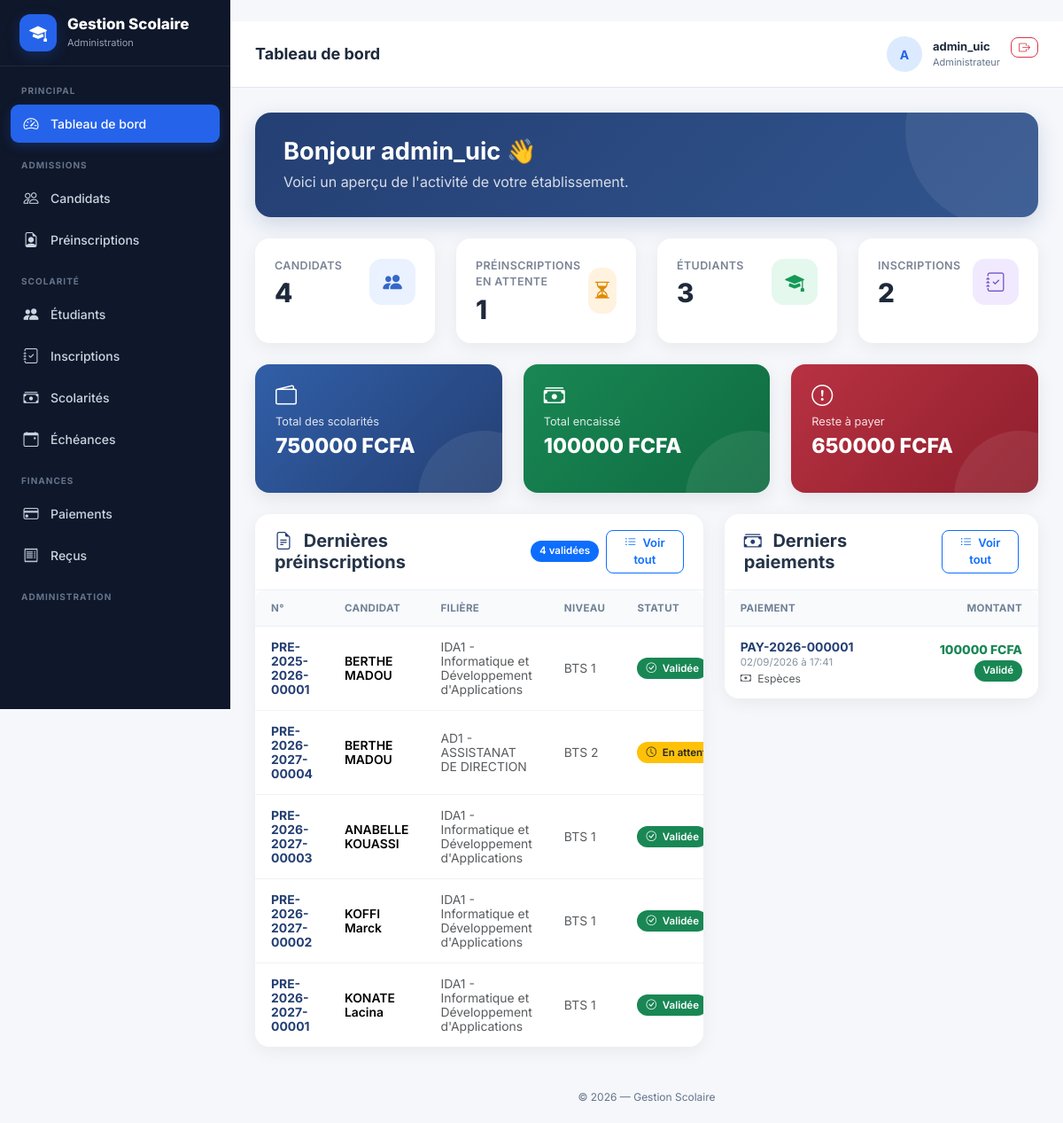
Page / (signed in) on the earlier database version.
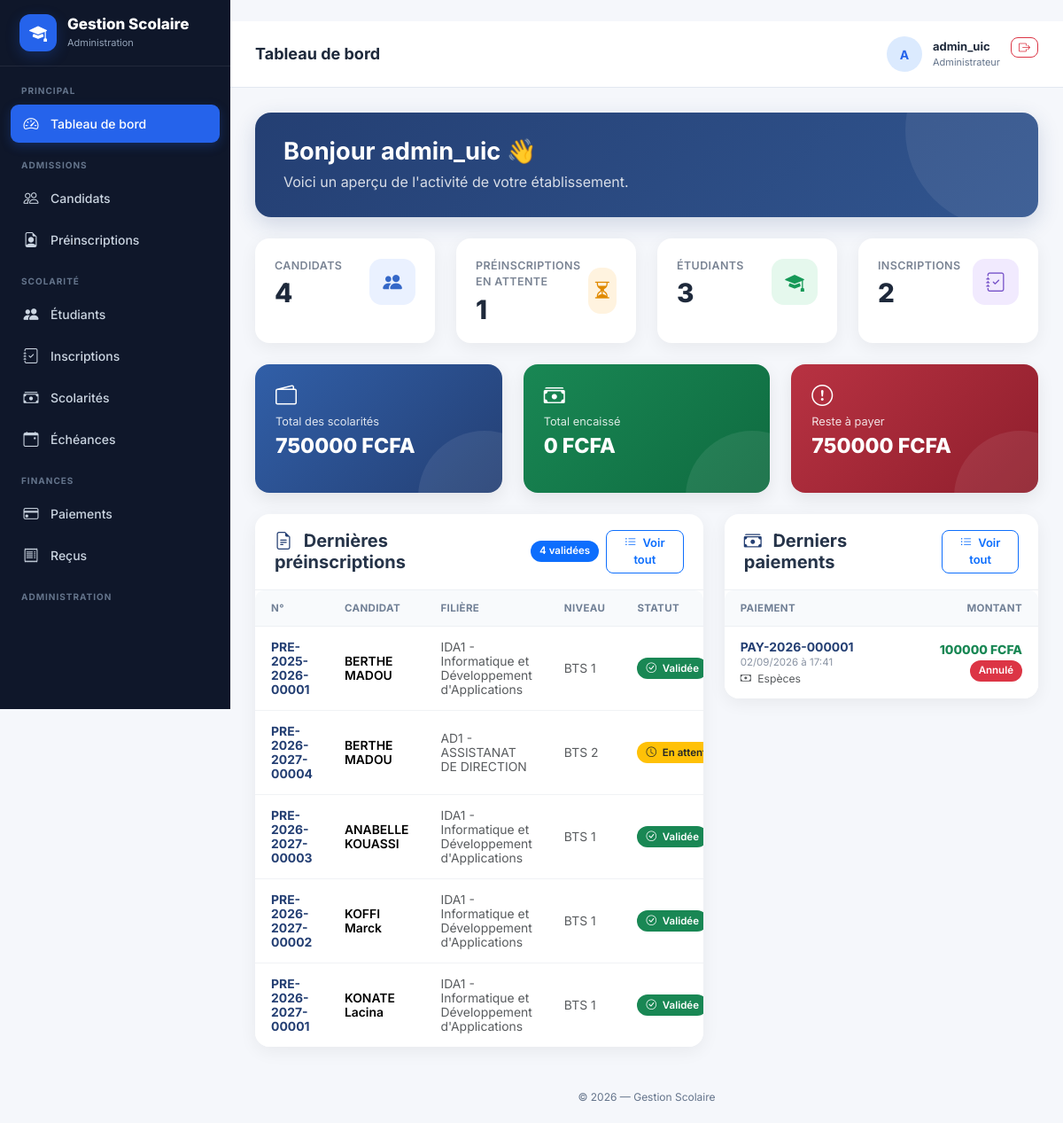
Same page on the later database version.
### gestion/models.py (models this page shows, shortened)
class Paiement(models.Model):
    MODE_PAIEMENT_CHOICES = [
        ("ESPECES", "Espèces"),
        ("CHEQUE", "Chèque"),
        ("VIREMENT", "Virement bancaire"),
        ("MOBILE_MONEY", "Mobile Money"),
        ("CARTE", "Carte bancaire"),
        ("AUTRE", "Autre"),
    ]
    STATUT_CHOICES = [
        ("VALIDE", "Validé"),
        ("ANNULE", "Annulé"),
    ]
    reference = models.CharField(
        max_length=40,
        unique=True,
        editable=False
    )
    scolarite = models.ForeignKey(
        Scolarite,
        on_delete=models.PROTECT,
        related_name="paiements"
    )
    echeance = models.ForeignKey(
        Echeance,
        on_delete=models.PROTECT,
        related_name="paiements",
        null=True,
        blank=True
    )
    montant = models.DecimalField(
        max_digits=12,
        decimal_places=2
    )
    mode_paiement = models.CharField(
        max_length=30,
        choices=MODE_PAIEMENT_CHOICES
    )
    statut = models.CharField(
        max_length=20,
        choices=STATUT_CHOICES,
        default="VALIDE"
    )
    date_paiement = models.DateTimeField(
        auto_now_add=True
    )
    observation = models.TextField(
        blank=True
    )
    class Meta:
        verbose_name = "Paiement"
        verbose_name_plural = "Paiements"
        ordering = ["-date_paiement"]

### gestion/views.py (the view)
@login_required
def dashboard(request):
    total_candidats = Candidat.objects.filter(
        actif=True
    ).count()
    preinscriptions_attente = Preinscription.objects.filter(
        statut="EN_ATTENTE"
    ).count()
    preinscriptions_validees = Preinscription.objects.filter(
        statut="VALIDEE"
    ).count()
    total_etudiants = Etudiant.objects.filter(
        actif=True
    ).count()
    total_inscriptions = Inscription.objects.filter(
        statut="INSCRIT"
    ).count()
    total_classes = Classe.objects.filter(
        active=True
    ).count()
    total_scolarites = (
        Scolarite.objects.aggregate(
            total=Sum("montant_net")
        )["total"]
        or Decimal("0")
    )
    total_encaisse = (
        Paiement.objects.filter(
            statut="VALIDE"
        ).aggregate(
            total=Sum("montant")
        )["total"]
        or Decimal("0")
    )
    reste_a_payer = total_scolarites - total_encaisse
    if reste_a_payer < 0:
        reste_a_payer = Decimal("0")
    derniers_candidats = Candidat.objects.order_by(
        "-date_creation"
    )[:5]
    dernieres_preinscriptions = (
        Preinscription.objects
        .select_related(
            "candidat",
            "filiere",
            "niveau",
        )
        .order_by("-date_demande")[:5]
    )
    derniers_paiements = (
        Paiement.objects
        .select_related(
            "scolarite__inscription__etudiant__candidat",
        )
        .order_by("-date_paiement")[:5]
    )
    context = {
        "total_candidats": total_candidats,
        "preinscriptions_attente": preinscriptions_attente,
        "preinscriptions_validees": preinscriptions_validees,
        "total_etudiants": total_etudiants,
        "total_inscriptions": total_inscriptions,
        "total_classes": total_classes,
        "total_scolarites": total_scolarites,
        "total_encaisse": total_encaisse,
        "reste_a_payer": reste_a_payer,
        "derniers_candidats": derniers_candidats,
        "dernieres_preinscriptions": dernieres_preinscriptions,
        "derniers_paiements": derniers_paiements,
    }
    return render(
        request,
        "gestion/dashboard.html",
        context
    )

### gestion/models.py (called while the page is built)
    def __str__(self):
        return f"{self.code} - {self.nom}"

    def __str__(self):
        return self.nom

### gestion/templates/gestion/dashboard.html (shortened to what the changed rows need)
{% extends "gestion/base.html" %}
{% block page_title %}
    Tableau de bord
{% endblock %}
{% block content %}
<div class="dashboard-wrapper">
<div class="welcome-box mb-4">
    <div class="position-relative" style="z-index:2;">
        <h2 class="welcome-title">
            Bonjour {{ request.user.username }} 👋
        </h2>
    </div>
</div>
<div class="row g-4 mb-4">
    <div class="col-md-4">
        <div class="finance-card-modern finance-green">
            <div class="finance-icon">
                <i class="bi bi-cash-stack"></i>
            </div>
            <span class="finance-label">
                Total encaissé
            </span>
            <h4 class="finance-value">
                {{ total_encaisse|floatformat:0 }}
                FCFA
            </h4>
        </div>
    </div>
    <div class="col-md-4">
        <div class="finance-card-modern finance-red">
            <div class="finance-icon">
                <i class="bi bi-exclamation-circle"></i>
            </div>
            <span class="finance-label">
                Reste à payer
            </span>
            <h4 class="finance-value">
                {{ reste_a_payer|floatformat:0 }}
                FCFA
            </h4>
        </div>
    </div>
</div>
<div class="row g-4">
    <div class="col-xl-7">
        <div class="dashboard-card">
            <div class="table-responsive">
                <table class="table dashboard-table align-middle">
                    <thead>
                        <tr>
                            <th>
                                N°
                            </th>
                            <th>
                                Candidat
                            </th>
                            <th>
                                Filière
                            </th>
                            <th>
                                Niveau
                            </th>
                            <th>
                                Statut
                            </th>
                        </tr>
                    </thead>
                </table>
            </div>
        </div>
    </div>
    <div class="col-xl-5">
        <div class="dashboard-card">
            <div class="table-responsive">
                <table class="table dashboard-table align-middle">
                    <thead>
                        <tr>
                            <th>
                                Paiement
                            </th>
                            <th class="text-end">
                                Montant
                            </th>
                        </tr>
                    </thead>
                    <tbody>
                        {% for paiement in derniers_paiements %}
                        <tr>
                            <td>
                                <a
                                    href="{% url 'gestion:paiement_detail' paiement.pk %}"
                                    class="dashboard-link"
                                >
                                    {{ paiement.reference }}
                                </a>
                                <div class="payment-date">
                                    {{ paiement.date_paiement|date:"d/m/Y à H:i" }}
                                </div>
                                <div class="small text-muted mt-1">
                                    {% if paiement.mode_paiement == "ESPECES" %}
                                        <i class="bi bi-cash me-1"></i>
                                        Espèces
                                    {% elif paiement.mode_paiement == "CHEQUE" %}
                                        <i class="bi bi-file-text me-1"></i>
                                        Chèque
                                    {% elif paiement.mode_paiement == "VIREMENT" %}
                                        <i class="bi bi-bank me-1"></i>
                                        Virement
                                    {% elif paiement.mode_paiement == "MOBILE_MONEY" %}
                                        <i class="bi bi-phone me-1"></i>
                                        Mobile Money
                                    {% elif paiement.mode_paiement == "CARTE" %}
                                        <i class="bi bi-credit-card me-1"></i>
                                        Carte bancaire
                                    {% else %}
                                        <i class="bi bi-wallet2 me-1"></i>
                                        Autre
                                    {% endif %}
                                </div>
                            </td>
                            <td class="text-end">
                                <div class="payment-amount">
                                    {{ paiement.montant|floatformat:0 }}
                                    FCFA
                                </div>
                                {% if paiement.statut == "VALIDE" %}
                                    <span class="badge bg-success status-badge mt-1">
                                        Validé
                                    </span>
                                {% else %}
                                    <span class="badge bg-danger status-badge mt-1">
                                        Annulé
                                    </span>
                                {% endif %}
                            </td>
                        </tr>
                        {% endfor %}
                    </tbody>
                </table>
            </div>
        </div>
    </div>
</div>
</div>
{% endblock %}

Differences in the rows shown:
changed Paiement: statut "Validé" → "Annulé"
Other differences:
{{ total_encaisse|floatformat:0 }}: "100000" → "0"
{{ reste_a_payer|floatformat:0 }}: "650000" → "750000"
